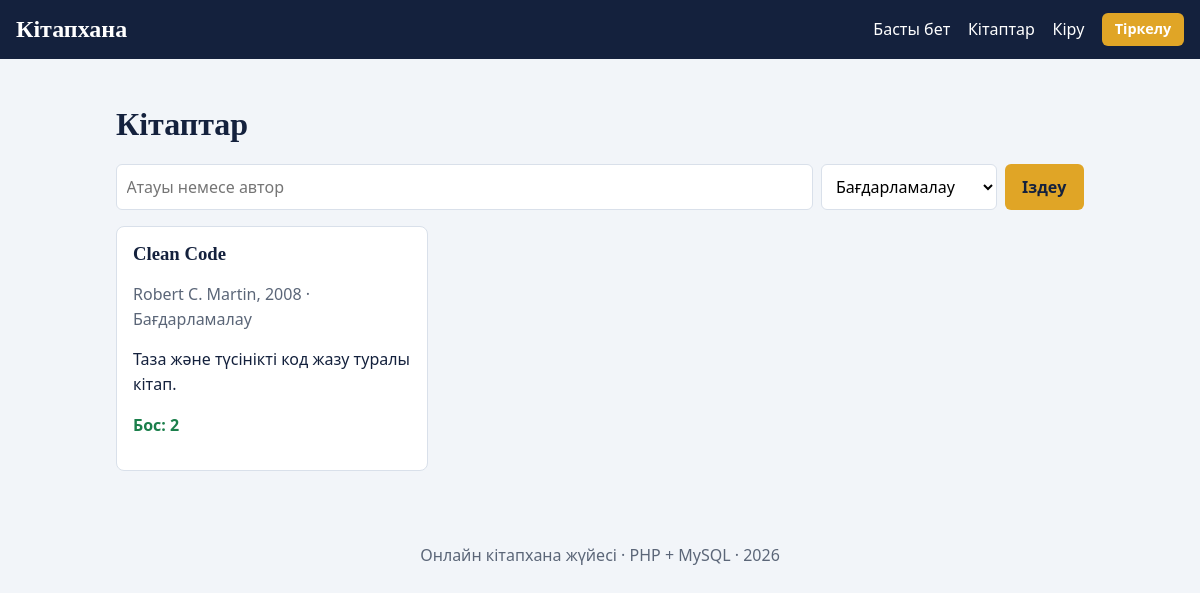
Page /books.php?cat=3 on the committed database.
### tables this page shows
CREATE TABLE IF NOT EXISTS books (
  id INT AUTO_INCREMENT PRIMARY KEY,
  title VARCHAR(150) NOT NULL,
  author VARCHAR(100) NOT NULL,
  category_id INT NOT NULL,
  year SMALLINT NOT NULL,
  description TEXT,
  copies TINYINT UNSIGNED NOT NULL DEFAULT 1,
  user_id INT NULL,
  created_at TIMESTAMP DEFAULT CURRENT_TIMESTAMP,
  FOREIGN KEY (category_id) REFERENCES categories(id),
  FOREIGN KEY (user_id) REFERENCES users(id) ON DELETE SET NULL
);

CREATE TABLE IF NOT EXISTS categories (
  id INT AUTO_INCREMENT PRIMARY KEY,
  name VARCHAR(60) NOT NULL UNIQUE
);

### config.php (called while the page is built, shortened)
<?php
function e($s) { return htmlspecialchars((string)$s, ENT_QUOTES, 'UTF-8'); }

### books.php (the view, shortened to what this page needs)
<?php $title = 'Кітаптар'; require 'header.php';
$q = trim($_GET['q'] ?? ''); $cat = (int)($_GET['cat'] ?? 0);
$page = max(1, (int)($_GET['page'] ?? 1)); $per = 6;
$where = []; $p = [];
if ($cat) { $where[] = 'b.category_id = ?'; $p[] = $cat; }
$w = $where ? 'WHERE '.implode(' AND ', $where) : '';
$st = $pdo->prepare("SELECT COUNT(*) FROM books b $w"); $st->execute($p);
$total = (int)$st->fetchColumn(); $pages = max(1, (int)ceil($total / $per)); $page = min($page, $pages);
$off = ($page - 1) * $per;
$st = $pdo->prepare("SELECT b.*, c.name cat,
  b.copies - (SELECT COUNT(*) FROM loans l WHERE l.book_id=b.id AND l.returned_at IS NULL) AS free
  FROM books b JOIN categories c ON c.id=b.category_id $w ORDER BY b.id DESC LIMIT $per OFFSET $off");
$st->execute($p); $books = $st->fetchAll();
$cats = $pdo->query('SELECT * FROM categories ORDER BY name')->fetchAll();
?>
<h1>Кітаптар</h1>
<form method="get" class="filters">
  <input type="search" name="q" value="<?= e($q) ?>" placeholder="Атауы немесе автор" aria-label="Іздеу">
  <select name="cat" aria-label="Санат">
    <?php foreach ($cats as $c): ?><option value="<?= $c['id'] ?>" <?= $cat == $c['id'] ? 'selected' : '' ?>><?= e($c['name']) ?></option><?php endforeach; ?>
  </select>
  <button class="btn">Іздеу</button>
</form>
<div class="grid">
<?php foreach ($books as $b): $me = user(); $owner = $me && ($me['role'] === 'admin' || $me['id'] == $b['user_id']); ?>
  <article class="card">
    <h3><?= e($b['title']) ?></h3>
    <p class="muted"><?= e($b['author']) ?>, <?= (int)$b['year'] ?> · <?= e($b['cat']) ?></p>
    <p><?= e(mb_strimwidth($b['description'] ?? '', 0, 110, '…')) ?></p>
    <p class="<?= $b['free'] > 0 ? 'ok' : 'no' ?>"><?= $b['free'] > 0 ? 'Бос: '.(int)$b['free'] : 'Қазір қолда жоқ' ?></p>
  </article>
<?php endforeach; ?>
</div>
<?php require 'footer.php'; ?>

### style.css (style rules this page uses)
:root { --ink:#14213d;--bg:#f2f5f9;--card:#fff;--accent:#e0a526;--muted:#5b6678;--line:#d9e0ea;--ok:#1b7f4b;--no:#b3261e }
* { box-sizing:border-box }
body { margin:0;font:16px/1.55 system-ui,Segoe UI,Arial,sans-serif;background:var(--bg);color:var(--ink) }
h1,h2,h3,.brand { font-family:Georgia,"Times New Roman",serif;line-height:1.2 }
.btn { display:inline-block;background:var(--accent);color:var(--ink);border:0;border-radius:6px;padding:.6rem 1.1rem;font:inherit;font-weight:600;cursor:pointer;text-decoration:none }
.searchbar,.filters { display:flex;gap:.5rem;flex-wrap:wrap;margin:1rem 0 }
input,select,textarea { font:inherit;padding:.6rem;border:1px solid var(--line);border-radius:6px;background:#fff;width:100% }
.searchbar input,.filters input { flex:1 1 220px;width:auto }
.filters select { width:auto }
.grid { display:grid;grid-template-columns:repeat(auto-fill,minmax(260px,1fr));gap:1rem }
.card { background:var(--card);border:1px solid var(--line);border-radius:8px;padding:1rem }
.card h3 { margin:0 0 .3rem }
.muted { color:var(--muted) }
.ok { color:var(--ok);font-weight:600 }

### rows in the picture
books: title "Clean Code", author "Robert C. Martin", year "2008", category.name "Бағдарламалау", description "Таза және түсінікті код жазу туралы кітап.", free "2"

### other values in the picture
form field cat "Бағдарламалау"
